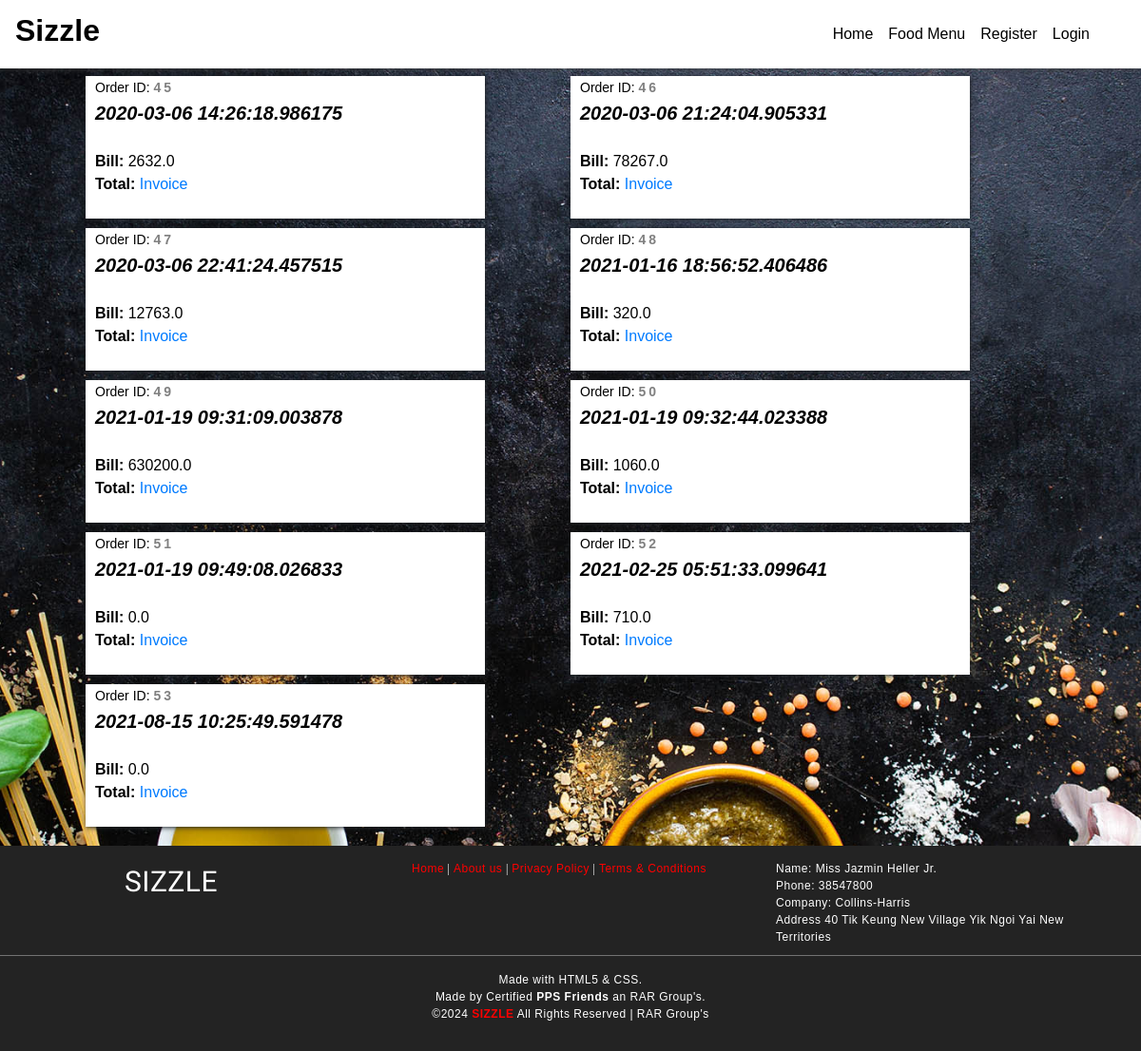
The page /orders on the database as committed earlier.
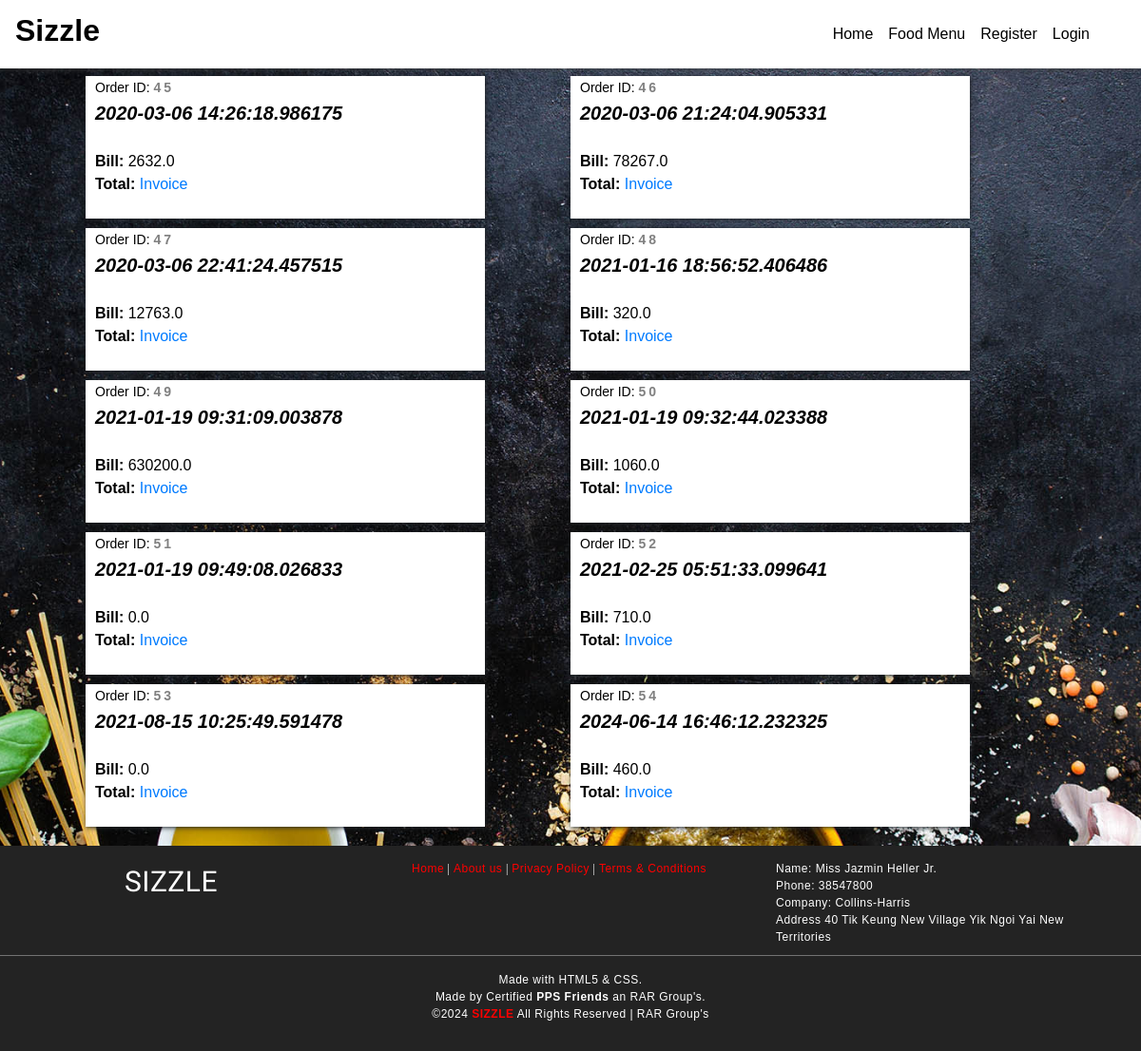
The same page on the database as committed later.
### foodapp/models.py (models this page shows)
class Order(models.Model):
	OrderId   = models.AutoField(primary_key=True)
	CustEmail = models.CharField(max_length=30)
	OrderDate = models.CharField(max_length=40)
	TotalBill = models.FloatField(max_length=50)
	class Meta:
		db_table = "FP_Order"

### foodapp/views.py (the view)
# urls.py: path('orders',views.getorder),
def getorder(request):
	orders = Order.objects.all()
	return render(request,'orderlist.html',{'orderlist':orders})

### Templates/foodapp/orderlist.html (shortened to what this page needs)
<!DOCTYPE html>
<html lang="en" dir="ltr">
  <head>
	{% load static %}
    <link rel="stylesheet" type="text/css" href="{% static 'css/imperial_style.css' %}" />
    <link rel="stylesheet" type="text/css" href="{% static 'css/master.css' %}" />
    <link rel="stylesheet" href="https://use.fontawesome.com/releases/v5.7.2/css/all.css">
    <link rel="stylesheet" href="https://use.fontawesome.com/releases/v5.3.1/css/all.css">
<link rel="stylesheet" href="https://stackpath.bootstrapcdn.com/bootstrap/4.4.1/css/bootstrap.min.css">
  </head>
    <nav class="navbar navbar-expand-lg navbar-light" style="position: fixed;width:100%;background-image: linear-gradient(180deg,#FFF,#FFF);box-shadow: 0px 0px 7px 0px #404040;">
      <a class="navbar-brand" href="/"><h2 style="color:black;font-family:sans-serif;font-weight:bolder;"><b>Sizzle</b></h2></a>
      <div class="collapse navbar-collapse" id="navbarSupportedContent">
        <ul class="navbar-nav" style="margin-left:auto!important;margin-right:30px;">
          <li class="nav-item active">
            <a class="nav-link" id="nav-link" href="home">Home <span class="sr-only">(current)</span></a>
          </li>
          <li class="nav-item active">
            <a class="nav-link" id="nav-link" href="allfood">Food Menu <span class="sr-only">(current)</span></a>
          </li>
          {% if request.session.CustId is None and request.session.AdminId is None %}
          <li class="nav-item active">
            <a class="nav-link" id="nav-link" href="addcustomer">Register <span class="sr-only">(current)</span></a>
          </li>
          {% endif %}
          {% if request.session.CustId is None and request.session.AdminId is None %}
          <li class="nav-item active">
            <a class="nav-link" id="nav-link" href="login">Login <span class="sr-only">(current)</span></a>
          </li>
          {% endif %}
        </ul>
      </div>
    </nav>
    <main style="margin-top:80px;">
      <form action="placeorder" method="post">
{% for o in orderlist %}
      <div class="" style="background:#FFF;position: static;width:35%;height:150px;margin-left: 7.5%;float:left;box-shadow:1px 1px 5px;margin-bottom:10px;">
        <span style="color:black;float:left;margin-left:10px;"><span style="font-size:14px;">Order ID: <b style="letter-spacing: 3px;color: grey;">{{o.OrderId}}</b></span><br /><b style="font-size:20px;"><i>{{o.OrderDate}}</i></b><br/>
<br />
<tr>
<td><b>Bill:  </b></td><td>{{o.TotalBill}}</td><br /><td><b>Total:  </b></td><td id="tlp" style="color:black;"></td>
</tr><a href="#">Invoice</a>
      </span>
      </div>
      {% endfor %}
    </form>
    </main>
    <footer>
      <div class="foot-con">
        <div class="fo-cont-1">
            SIZZLE
        </div>
        <div class="fo-cont-2">
          <a class="ext-link" href="#">Home</a> |
            <a class="ext-link" href="#">About us</a> |
              <a class="ext-link" href="#">Privacy Policy</a> |
                <a class="ext-link" href="#">Terms & Conditions</a>
        </div>
        <div class="fo-cont-3">
          Name:	Miss Jazmin Heller Jr.<br />
Phone:	38547800<br />
Company:	Collins-Harris<br />
Address	40 Tik Keung New Village Yik Ngoi Yai New Territories
        </div>
      </div><hr style="background-color: grey;margin-top:0px;"/>Made with HTML5 & CSS.<br />
      Made by Certified <b>PPS Friends</b> an RAR Group's.<br />
      ©<script type='text/javascript'>var creditsyear = new Date();document.write(creditsyear.getFullYear());</script> <a class="ext-link" href="/"><b>SIZZLE</b></a> All Rights Reserved | RAR Group's
    </footer>
  </body>
</html>

### foodapp/static/css/imperial_style.css (style rules this page uses)
* { margin: 0; padding: 0; font-family: sans-serif; box-sizing: border-box; text-decoration: none; }
a { color: red; }
#nav-link { font-family: sans-serif; font-weight: 400; color:black; }
footer { margin-top: 10px; padding-top: 15px; padding-bottom: 30px; background-color: #232323; color: white; font-family: sans-serif; font-size:12px; font-weight: normal; letter-spacing: 0.5px; text-align: center; flex-shrink: 0; }
.foot-con { width: 100%; height: 100px; overflow: hidden; }
.fo-cont-1 { width:30%; float: left; text-align: center; font-size: 30px; font-weight: normal; color: ; font-family: 'Bevan', cursive; overflow: hidden; }
.fo-cont-2 { width:38%; float: left; font-size: 12px; text-align: center; font-weight: normal; color: ; font-family: 'Ultra', serif; overflow: hidden; }
.fo-cont-3 { width:30%; float: left; font-size: 12px; text-align: left; }

### foodapp/static/css/master.css (style rules this page uses)
* { margin: 0; padding: 0; font-family: sans-serif; box-sizing: border-box; text-decoration: none; }
main { margin-top: 50px; flex: 1 0 auto; }
footer { margin-top: 10px; padding-top: 15px; padding-bottom: 30px; background-color: #232323; color: white; font-family: sans-serif; font-size:12px; font-weight: normal; letter-spacing: 0.5px; text-align: center; flex-shrink: 0; }
.ext-link { color: red; }
.foot-con { width: 100%; height: 100px; overflow: hidden; }
.fo-cont-1 { width:30%; float: left; text-align: center; font-size: 30px; font-weight: normal; color: ; font-family: 'Bevan', cursive; overflow: hidden; }
.fo-cont-2 { width:38%; float: left; font-size: 12px; text-align: center; font-weight: normal; color: ; font-family: 'Ultra', serif; overflow: hidden; }
.fo-cont-3 { width:30%; float: left; font-size: 12px; text-align: left; }

Rows that differ between the two databases and show on the page:
added Order: OrderId "54", OrderDate "2024-06-14 16:46:12.232325", TotalBill "460.0"
